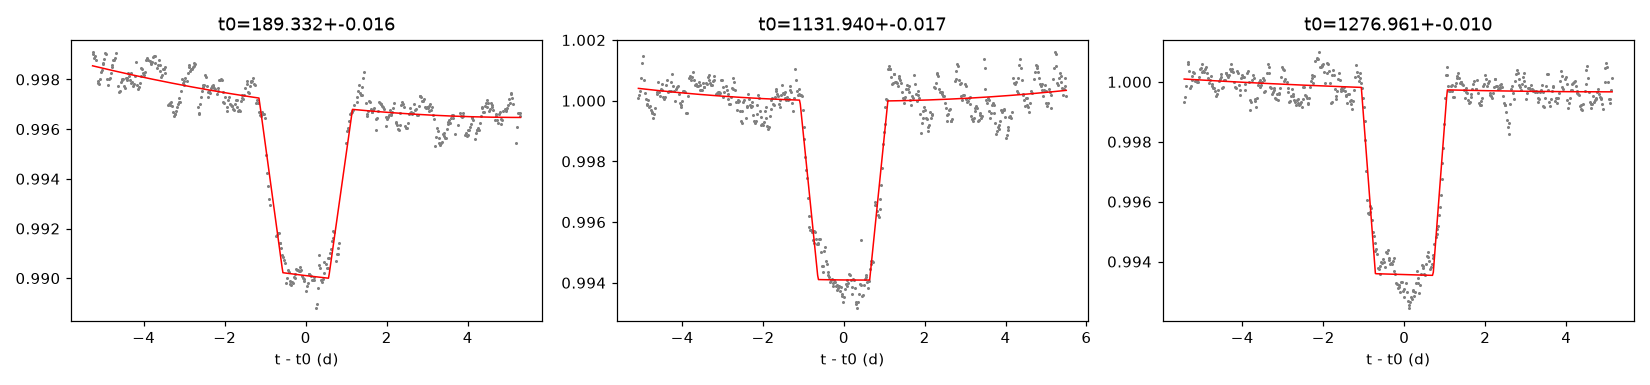

Write the Python code that produced this figure.
"""EPIC 211892898 / TIC 184895645: independent eclipse timing from the cached K2 light curves,
period fit, alias check against K2+TESS coverage, and comparison with the Gaia DR3 SB1 orbit.

Run from the repo root with the venv python. Output: ecl_211892898.txt, ecl_211892898.png."""
import glob
import sys
from pathlib import Path

import numpy as np
import pandas as pd
from scipy.optimize import least_squares

HERE = Path(__file__).resolve().parent
ROOT = HERE.parents[1]
EPIC = int(sys.argv[1]) if len(sys.argv) > 1 else 211892898
TIC = {211892898: 184895645, 211390677: 366568535}[EPIC]
# catalogue event + pipeline repeats (grid times, step D/4) to seed the fits
SEEDS = {211892898: [189.3519, 1132.1486, 1276.8096], 211390677: [151.7983, 1257.5695]}[EPIC]
D_CAT = {211892898: 62.2756 / 24, 211390677: 39.7195 / 24}[EPIC]
out = open(HERE / f"ecl_{EPIC}.txt", "w")


def say(*a):
    print(*a)
    print(*a, file=out)


def load_k2():
    parts = []
    for fn in sorted(glob.glob(str(ROOT / "k2singles" / "cache" / str(EPIC) / "k2_c*.npz"))):
        z = np.load(fn)
        c = int(Path(fn).stem.split("_c")[1])
        parts.append(pd.DataFrame(dict(t=z["t"], f=z["f"], camp=c)))
    return pd.concat(parts, ignore_index=True).sort_values("t").reset_index(drop=True)


def trap(t, t0, depth, T14, Tin):
    """Trapezoid: total duration T14, ingress/egress Tin (<= T14/2)."""
    Tin = np.clip(Tin, 1e-3, T14 / 2)
    x = np.abs(t - t0)
    m = np.zeros_like(t)
    full = x <= T14 / 2 - Tin
    ramp = (x > T14 / 2 - Tin) & (x < T14 / 2)
    m[full] = depth
    m[ramp] = depth * (T14 / 2 - x[ramp]) / Tin
    return 1 - m


def fit_one(t, f, t_seed, D, win=4.0):
    """Fit trapezoid x quadratic baseline to data within +-(D/2+win) of the seed. Returns dict."""
    sel = np.abs(t - t_seed) < D / 2 + win
    tt, ff = t[sel], f[sel]
    tm = tt.mean()

    def model(p, tt):
        t0, depth, T14, Tin, c0, c1, c2 = p
        return trap(tt, t0, depth, T14, Tin) * (c0 + c1 * (tt - tm) + c2 * (tt - tm) ** 2)

    def resid(p):
        return ff - model(p, tt)

    p0 = [t_seed, 0.008, D, 0.2 * D, 1.0, 0.0, 0.0]
    lo = [t_seed - 1.5, 0, 0.3 * D, 0.01, 0.9, -1, -1]
    hi = [t_seed + 1.5, 0.1, 2 * D, D, 1.1, 1, 1]
    r = least_squares(resid, p0, bounds=(lo, hi), x_scale="jac")
    # refit with a sigma-clipped set
    res = resid(r.x)
    sig = 1.4826 * np.median(np.abs(res - np.median(res)))
    keep = np.abs(res) < 4 * sig
    r = least_squares(lambda p: (ff - model(p, tt))[keep], r.x, bounds=(lo, hi), x_scale="jac")
    res = (ff - model(r.x, tt))[keep]
    sig = np.std(res, ddof=len(p0))
    # residual bootstrap for the t0 error (cyclic shift keeps the red-noise structure)
    rng = np.random.default_rng(1)
    boots = []
    mod = model(r.x, tt)
    for _ in range(300):
        shift = rng.integers(len(res))
        fb = mod[keep] + np.roll(res, shift)
        rb = least_squares(lambda p: fb - model(p, tt[keep]), r.x, bounds=(lo, hi), x_scale="jac")
        boots.append(rb.x[:4])
    boots = np.array(boots)
    return dict(t0=r.x[0], t0_err=boots[:, 0].std(), depth=r.x[1], depth_err=boots[:, 1].std(), T14=r.x[2],
                T14_err=boots[:, 2].std(), Tin=r.x[3], sig=sig, n=int(keep.sum()), tt=tt, ff=ff, mod=mod, keep=keep)


k2 = load_k2()
say(f"EPIC {EPIC}: K2 campaigns {sorted(k2.camp.unique())}")
for c in sorted(k2.camp.unique()):
    s = k2[k2.camp == c]
    say(f"  C{c}: BTJD {s.t.min():.3f}-{s.t.max():.3f}, {len(s)} cadences")

fits = []
for T in SEEDS:
    r = fit_one(k2.t.to_numpy(), k2.f.to_numpy(), T, D_CAT)
    fits.append(r)
    say(f"seed {T:.3f}: t0 = {r['t0']:.4f} +- {r['t0_err']:.4f}  depth = {r['depth']*1e3:.2f} +- {r['depth_err']*1e3:.2f} ppt"
        f"  T14 = {r['T14']*24:.1f} +- {r['T14_err']*24:.1f} h  Tin = {r['Tin']*24:.1f} h  rms {r['sig']*1e3:.2f} ppt  n={r['n']}")

# ---- plot
import matplotlib
matplotlib.use("Agg")
import matplotlib.pyplot as plt
fig, axs = plt.subplots(1, len(fits), figsize=(5 * len(fits), 3.5))
for ax, r in zip(np.atleast_1d(axs), fits):
    ax.plot(r["tt"] - r["t0"], r["ff"], ".", ms=2, color="0.5")
    ax.plot(r["tt"] - r["t0"], r["mod"], "r-", lw=1)
    ax.set_title(f"t0={r['t0']:.3f}+-{r['t0_err']:.3f}")
    ax.set_xlabel("t - t0 (d)")
fig.tight_layout()
fig.savefig(HERE / f"ecl_{EPIC}.png", dpi=110)

t0s = np.array([r["t0"] for r in fits])
e0s = np.array([r["t0_err"] for r in fits])
say("\nEclipse mid-times (BTJD):", np.round(t0s, 4), "+-", np.round(e0s, 4))

# ---- period fit over all integer cycle assignments consistent with pairwise separations
say("\nLinear-ephemeris fits P = dT/n (anchored on the first two times), chi2 of the third:")
dT = t0s[1] - t0s[0]
rows = []
for n in range(1, int(dT / 5) + 1):
    P = dT / n
    cyc = np.round((t0s - t0s[0]) / P)
    if len(set(cyc)) < len(cyc):
        continue
    A = np.vstack([np.ones(len(t0s)), cyc]).T
    W = 1 / e0s
    coef, *_ = np.linalg.lstsq(A * W[:, None], t0s * W, rcond=None)
    T0, Pf = coef
    resid = t0s - (T0 + cyc * Pf)
    chi2 = np.sum((resid / e0s) ** 2)
    cov = np.linalg.inv((A * W[:, None]).T @ (A * W[:, None]))
    rows.append(dict(n=n, P=Pf, P_err=np.sqrt(cov[1, 1]), T0=T0, chi2=chi2, max_oc_d=np.abs(resid).max()))
pf = pd.DataFrame(rows)
say(pf[pf.chi2 < 50].to_string(index=False))
pf.to_csv(HERE / f"ecl_{EPIC}_periods.csv", index=False)

# ---- Coverage test of each surviving period against ALL K2 + TESS data (by eye-proof box test)
# For each candidate P (chi2 < 25) count predicted eclipses that fall fully inside K2/TESS data with
# a flat light curve: in-eclipse mean within 3 sigma of zero and depth < 0.5*observed.
sys.path.insert(0, str(ROOT / "scripts"))
import alias_pipeline as ap  # noqa: E402

tess = ap.load_lightcurves(TIC, products=ap.PRODUCT_RANK + ["OWN"])
say(f"\nTESS sectors loaded for TIC {TIC}: {sorted(tess.sector.unique())}")
k2lc = pd.DataFrame(dict(time=k2.t, flux=k2.f, sector=1000 + k2.camp, segment=1000 + k2.camp))
allc = pd.concat([tess[["time", "flux", "sector", "segment"]], k2lc]).sort_values("time")
t_all, f_all = allc.time.to_numpy(), allc.flux.to_numpy()
depth_obs = np.median([r["depth"] for r in fits])
D_fit = np.median([r["T14"] for r in fits])


def window_test(Tc, D, delta):
    """Simple: data within +-0.35 D of Tc (flat part) and baseline in [0.5D, 0.5D+1.5d] each side."""
    inn = np.abs(t_all - Tc) < 0.35 * D
    oot = (np.abs(t_all - Tc) > 0.5 * D + 0.1) & (np.abs(t_all - Tc) < 0.5 * D + 1.5)
    if inn.sum() < 10 or (oot & (t_all < Tc)).sum() < 10 or (oot & (t_all > Tc)).sum() < 10:
        return "nodata", np.nan, np.nan
    c = np.polyfit(t_all[oot] - Tc, f_all[oot], 1)
    r = f_all / np.polyval(c, t_all - Tc) - 1
    sig = 1.4826 * np.median(np.abs(r[oot] - np.median(r[oot])))
    d = -np.mean(r[inn])
    s = sig / np.sqrt(inn.sum()) * 2.0  # x2 red-noise allowance
    if d > 0.5 * delta and d / s > 5:
        return "DIP", d, s
    if d + 3 * s < 0.5 * delta:
        return "flat", d, s
    return "ambig", d, s


say(f"\nAlias check (observed depth {depth_obs*1e3:.2f} ppt, T14 {D_fit*24:.1f} h) against K2 C5/C16/C18 + TESS:")
for _, row in pf[pf.chi2 < 25].iterrows():
    P, T0 = row.P, row.T0
    ks = np.arange(np.floor((t_all.min() - T0) / P), np.ceil((t_all.max() - T0) / P) + 1)
    verd = []
    for k in ks:
        Tc = T0 + k * P
        if Tc < t_all.min() - 1 or Tc > t_all.max() + 1:
            continue
        v, d, s = window_test(Tc, D_fit, depth_obs)
        if v != "nodata":
            sec = allc.sector.to_numpy()[np.searchsorted(t_all, Tc) - 1]
            verd.append((int(k), round(Tc, 2), int(sec), v, None if np.isnan(d) else round(d * 1e3, 2)))
    nflat = sum(1 for v in verd if v[3] == "flat")
    ndip = sum(1 for v in verd if v[3] == "DIP")
    say(f"  n={int(row.n):3d} P={P:9.4f}: {ndip} dips, {nflat} FLAT windows, {len(verd)-ndip-nflat} ambiguous -> "
        f"{'EXCLUDED' if nflat else 'allowed'}")
    if nflat and nflat <= 12:
        say("        flat at:", [v for v in verd if v[3] == "flat"])
    say("        dips at:", [v for v in verd if v[3] == "DIP"])

# ---- Gaia DR3 SB1 orbit -> predicted conjunction times
nss = pd.read_csv(HERE / "gaia_nss.csv")
nss = nss[nss.source_id == {211892898: 660920219027943552}.get(EPIC, -1)]
if len(nss):
    g = nss.iloc[0]
    say("\nGaia DR3 NSS SB1:", f"P={g.period:.4f}+-{g.period_error:.4f} d, Tp={g.t_periastron:.3f}+-{g.t_periastron_error:.3f} (BTJD {389.0+g.t_periastron:.3f}),"
        f" e={g.eccentricity:.3f}+-{g.eccentricity_error:.3f}, omega={g.arg_periastron:.2f}+-{g.arg_periastron_error:.2f} deg, K={g.semi_amplitude_primary:.2f} km/s")

    def conj_times(P, Tp, e, w_deg, which):
        """Time (within the first orbit after Tp) when nu + omega = 90 deg (which=0: primary at
        superior conjunction = PRIMARY ECLIPSED, Gaia/Hilditch RV convention v=K[cos(nu+w)+e cos w])
        or 270 deg (which=1: secondary eclipsed)."""
        w = np.deg2rad(w_deg)
        nu = (np.pi / 2 if which == 0 else 3 * np.pi / 2) - w
        E = 2 * np.arctan(np.sqrt((1 - e) / (1 + e)) * np.tan(nu / 2))
        M = E - e * np.sin(E)
        return Tp + (M / (2 * np.pi) % 1.0) * P

    rng = np.random.default_rng(2)
    N = 20000
    Ps = rng.normal(g.period, g.period_error, N)
    Tps = rng.normal(389.0 + g.t_periastron, g.t_periastron_error, N)
    es = np.clip(rng.normal(g.eccentricity, g.eccentricity_error, N), 0, 0.95)
    ws = rng.normal(g.arg_periastron, g.arg_periastron_error, N)
    for which, name in [(0, "primary eclipsed (nu+w=90)"), (1, "secondary eclipsed (nu+w=270)")]:
        tc = conj_times(Ps, Tps, es, ws, which)
        say(f"\n  Conjunction type: {name}")
        for t_obs, e_obs in zip(t0s, e0s):
            k = np.round((t_obs - np.median(tc)) / g.period)
            pred = tc + k * Ps
            say(f"    K2 eclipse at {t_obs:.3f}+-{e_obs:.3f}: predicted {np.median(pred):.3f} +- {np.std(pred):.3f} (cycle {int(np.median(k))}),"
                f" O-C = {t_obs-np.median(pred):+.3f} d = {(t_obs-np.median(pred))/np.hypot(np.std(pred), e_obs):+.1f} sigma")
        # where would this conjunction fall in TESS S72 (3260.5-3285.6)?
        for k in range(30, 50):
            tt = np.median(tc) + k * g.period
            if 3255 < tt < 3290:
                say(f"    -> this conjunction predicted in TESS S72 window at BTJD {tt:.2f} +- {np.std(tc + k*Ps):.2f}")
    # eclipse duration ratio / separation sanity
    e, w = g.eccentricity, np.deg2rad(g.arg_periastron)
    say(f"\n  Expected duration ratio secondary/primary ~ (1+e sin w)/(1-e sin w) = {(1+e*np.sin(w))/(1-e*np.sin(w)):.2f}"
        f" (convention: primary eclipse at nu+w=90)")
out.close()
